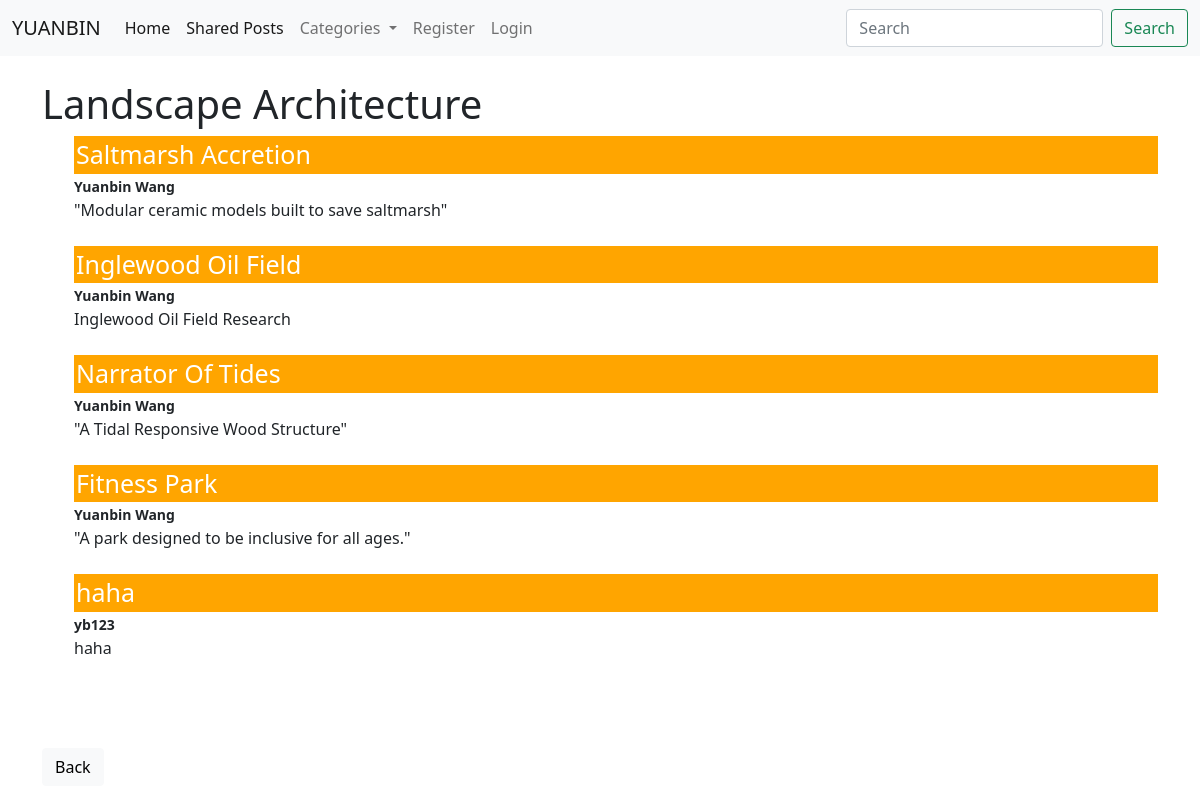
The page /category/Landscape Architecture on the database its author committed.
### portfolio/models.py (models this page shows, shortened)
class Project(models.Model):
    title = models.CharField(max_length=255)
    image = models.ImageField(blank=True, null = True, upload_to = "images/")
    author = models.ForeignKey(User, on_delete=models.CASCADE, related_name="projects")
    content = RichTextField(blank = True, null = True)
    timestamp = models.DateTimeField(auto_now_add=True)
    category = models.CharField(max_length=255,default = 'Landscape Architecture')
    likes = models.ManyToManyField(User, related_name="likers")
    summary = models.CharField(max_length=255,blank = True, null = True)

### portfolio/views.py (the view)
def CategoryView(request, category):
    categories = Category.objects.all()
    projects = Project.objects.filter(category=category)
    length = len(projects)
    return render(
        request, "category.html", {
            "category": category,
            "categories": categories,
            "projects": projects,
            "length": length
        })

### portfolio/models.py (called while the page is built)
    def __str__(self):
        return f'{self.category}'

### portfolio/templates/category.html (shortened to what this page needs)
{% extends 'layout.html' %}
{% block content %}
    <h1>{{category}}</h1>
    <ul>
        {% for project in projects %}
        <li><div class="title"><a class="title" href="{% url 'detail' project.pk %}">{{project.title}} </a></div>
            <small>
                {%if project.author.first_name and project.author.last_name%}
                <b>{{project.author.first_name}} {{project.author.last_name}}</b>
                {% else %}
                <b>{{project.author}}</b>
                {% endif %}
            </small><br/>
            <span class="summary">{{project.summary}} </span> </li>
        <br>
        {% endfor %}
    </ul>
<br/><br/>
<a class="btn btn-light" href="{% url 'index' %}">Back </a>
{% endblock %}

### portfolio/static/styles.css (style rules this page uses)
ul li { list-style: none; }
a.title { text-decoration: none; color: rgb(255, 255, 255); }
div.title { font-size: 25px; padding-left: 2px; background-color: orange; width: 100%; display: flex; }

### rows shown on the page
Project: title "Saltmarsh Accretion", author.first_name "Yuanbin", author.last_name "Wang", summary "\"Modular ceramic models built to save saltmarsh\""
Project: title "Inglewood Oil Field", author.first_name "Yuanbin", author.last_name "Wang", summary "Inglewood Oil Field Research"
Project: title "Narrator Of Tides", author.first_name "Yuanbin", author.last_name "Wang", summary "\"A Tidal Responsive Wood Structure\""
Project: title "Fitness Park", author.first_name "Yuanbin", author.last_name "Wang", summary "\"A park designed to be inclusive for all ages.\""
Project: title "haha", author "yb123", summary "haha"

### other values the page prints
{{ category }} "Landscape Architecture"
